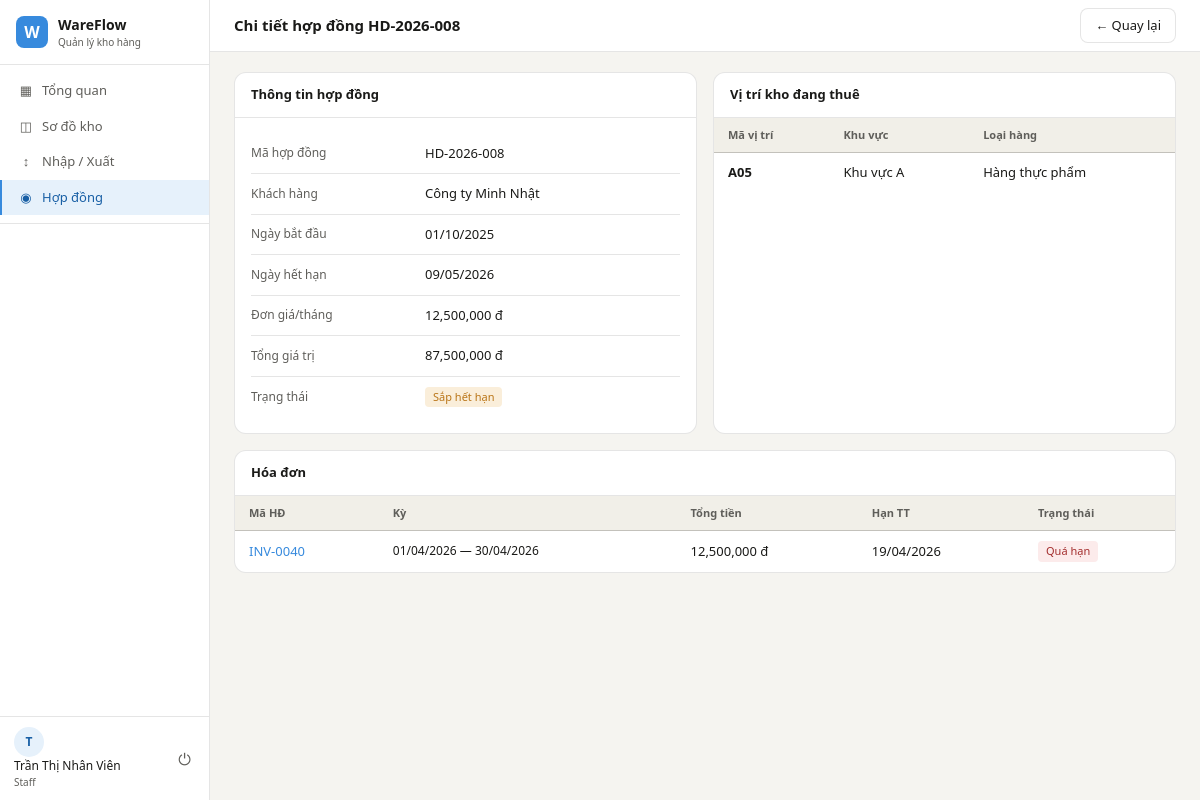
Screenshot of /contracts/2 (signed in) with the database file from the repository.
### app/models/__init__.py (models this page shows, shortened)
class User(UserMixin, db.Model):
    __tablename__ = 'users'
    id           = db.Column(db.Integer, primary_key=True)
    username     = db.Column(db.String(80), unique=True, nullable=False)
    email        = db.Column(db.String(120), unique=True, nullable=False)
    password_hash = db.Column(db.String(256), nullable=False)
    full_name    = db.Column(db.String(150))
    phone        = db.Column(db.String(20))
    role         = db.Column(db.String(20), default=UserRole.STAFF.value)
    is_active    = db.Column(db.Boolean, default=True)
    created_at   = db.Column(db.DateTime, default=datetime.utcnow)
    def is_admin(self):
        return self.role == UserRole.ADMIN.value

class Contract(db.Model):
    __tablename__ = 'contracts'
    id            = db.Column(db.Integer, primary_key=True)
    code          = db.Column(db.String(30), unique=True)  # HD-2026-001
    customer_id   = db.Column(db.Integer, db.ForeignKey('customers.id'), nullable=False)
    start_date    = db.Column(db.Date, nullable=False)
    end_date      = db.Column(db.Date, nullable=False)
    monthly_rate  = db.Column(db.Float, nullable=False)   # Đơn giá/tháng (VNĐ)
    total_value   = db.Column(db.Float)                   # Tổng giá trị HĐ
    status        = db.Column(db.String(20), default=ContractStatus.ACTIVE.value)
    notes         = db.Column(db.Text)
    created_by    = db.Column(db.Integer, db.ForeignKey('users.id'))
    created_at    = db.Column(db.DateTime, default=datetime.utcnow)
    slots         = db.relationship('ContractSlot', backref='contract',
                                    lazy='dynamic', cascade='all, delete-orphan')
    services      = db.relationship('ContractService', backref='contract',
                                    lazy='dynamic', cascade='all, delete-orphan')
    invoices      = db.relationship('Invoice', backref='contract', lazy='dynamic')
    @property
    def days_until_expiry(self):
        delta = self.end_date - date.today()
        return delta.days
    def update_status(self):
        today = date.today()
        if self.end_date < today:
            self.status = ContractStatus.EXPIRED.value
        elif self.days_until_expiry <= 30:
            self.status = ContractStatus.EXPIRING.value
        else:
            self.status = ContractStatus.ACTIVE.value

class Customer(db.Model):
    __tablename__ = 'customers'
    id           = db.Column(db.Integer, primary_key=True)
    code         = db.Column(db.String(20), unique=True)   # KH-001
    name         = db.Column(db.String(150), nullable=False)
    tax_code     = db.Column(db.String(20))                # Mã số thuế
    address      = db.Column(db.String(250))
    contact_name = db.Column(db.String(100))
    phone        = db.Column(db.String(20))
    email        = db.Column(db.String(120))
    created_at   = db.Column(db.DateTime, default=datetime.utcnow)
    contracts    = db.relationship('Contract', backref='customer', lazy='dynamic')
    orders       = db.relationship('Order', backref='customer', lazy='dynamic')

class ContractSlot(db.Model):
    __tablename__ = 'contract_slots'
    id          = db.Column(db.Integer, primary_key=True)
    contract_id = db.Column(db.Integer, db.ForeignKey('contracts.id'), nullable=False)
    slot_id     = db.Column(db.Integer, db.ForeignKey('slots.id'), nullable=False)
    goods_type  = db.Column(db.String(100))   # Loại hàng hóa
    quantity    = db.Column(db.Integer)

class Slot(db.Model):
    __tablename__ = 'slots'
    id           = db.Column(db.Integer, primary_key=True)
    code         = db.Column(db.String(20), unique=True, nullable=False)  # 'A01', 'B03'
    zone_id      = db.Column(db.Integer, db.ForeignKey('zones.id'), nullable=False)
    row_number   = db.Column(db.Integer)          # Dãy kệ
    floor_number = db.Column(db.Integer)          # Tầng
    area_m2      = db.Column(db.Float, default=0)
    volume_m3    = db.Column(db.Float, default=0)
    max_weight_kg = db.Column(db.Float, default=0)
    status       = db.Column(db.String(20), default=SlotStatus.EMPTY.value)
    notes        = db.Column(db.Text)
    updated_at   = db.Column(db.DateTime, default=datetime.utcnow,
                             onupdate=datetime.utcnow)
    contract_slots = db.relationship('ContractSlot', backref='slot', lazy='dynamic')

class Zone(db.Model):
    __tablename__ = 'zones'
    id           = db.Column(db.Integer, primary_key=True)
    code         = db.Column(db.String(10), unique=True, nullable=False)  # 'A', 'B'
    name         = db.Column(db.String(100), nullable=False)               # 'Khu vực A'
    description  = db.Column(db.String(200))                               # 'Hàng khô'
    max_area_m2  = db.Column(db.Float, default=0)                         # Diện tích tối đa
    max_weight_kg = db.Column(db.Float, default=0)                        # Tải trọng tối đa
    created_at   = db.Column(db.DateTime, default=datetime.utcnow)
    slots = db.relationship('Slot', backref='zone', lazy='dynamic',
                            cascade='all, delete-orphan')

class Invoice(db.Model):
    __tablename__ = 'invoices'
    id           = db.Column(db.Integer, primary_key=True)
    code         = db.Column(db.String(20), unique=True)  # INV-0001
    contract_id  = db.Column(db.Integer, db.ForeignKey('contracts.id'), nullable=False)
    period_start = db.Column(db.Date, nullable=False)     # Kỳ từ ngày
    period_end   = db.Column(db.Date, nullable=False)     # Kỳ đến ngày
    base_amount  = db.Column(db.Float, default=0)         # Tiền thuê kho
    service_amount = db.Column(db.Float, default=0)       # Tiền dịch vụ
    total_amount = db.Column(db.Float, default=0)         # Tổng tiền
    due_date     = db.Column(db.Date)                     # Hạn thanh toán
    paid_date    = db.Column(db.Date)
    status       = db.Column(db.String(20), default=InvoiceStatus.UNPAID.value)
    notes        = db.Column(db.Text)
    created_at   = db.Column(db.DateTime, default=datetime.utcnow)
    payments     = db.relationship('Payment', backref='invoice', lazy='dynamic')

### app/routes/contracts.py (the view)
@contracts_bp.route('/<int:contract_id>')
@login_required
def detail(contract_id):
    contract = Contract.query.get_or_404(contract_id)
    contract.update_status()
    db.session.commit()
    return render_template('contracts/detail.html', contract=contract)

### app/templates/contracts/detail.html (shortened to what this page needs)
{% extends 'base.html' %}
{% block page_title %}Chi tiết hợp đồng {{ contract.code }}{% endblock %}
{% block topbar_actions %}
<a href="{{ url_for('contracts.index') }}" class="btn">← Quay lại</a>
{% endblock %}
{% block content %}
<div class="grid-2">
  <div class="panel">
    <div class="panel-header"><span class="panel-title">Thông tin hợp đồng</span></div>
    <div class="panel-body">
      <table style="width:100%">
        {% macro row(label, value) %}
        <tr>
          <td style="color:var(--text-muted);font-size:12px;padding:7px 0;width:160px">{{ label }}</td>
          <td style="font-size:13px">{{ value }}</td>
        </tr>
        {% endmacro %}
        {{ row('Mã hợp đồng', contract.code) }}
        {{ row('Khách hàng', contract.customer.name) }}
        {{ row('Ngày bắt đầu', contract.start_date.strftime('%d/%m/%Y')) }}
        {{ row('Ngày hết hạn', contract.end_date.strftime('%d/%m/%Y')) }}
        {{ row('Đơn giá/tháng', '{:,.0f} đ'.format(contract.monthly_rate)) }}
        {{ row('Tổng giá trị', '{:,.0f} đ'.format(contract.total_value or 0)) }}
        <tr>
          <td style="color:var(--text-muted);font-size:12px;padding:7px 0">Trạng thái</td>
          <td>
            <span class="badge
              {{ 'badge-success' if contract.status=='active'
                 else 'badge-warning' if contract.status=='expiring'
                 else 'badge-secondary' }}">
              {{ 'Đang hiệu lực' if contract.status=='active'
              else 'Sắp hết hạn' if contract.status=='expiring'
              else 'Đã hết hạn' }}
            </span>
          </td>
        </tr>
      </table>
    </div>
  </div>
  <div class="panel">
    <div class="panel-header"><span class="panel-title">Vị trí kho đang thuê</span></div>
    <div class="table-wrap">
      <table>
        <thead>
          <tr>
            <th>Mã vị trí</th>
            <th>Khu vực</th>
            <th>Loại hàng</th>
          </tr>
        </thead>
        <tbody>
          {% for cs in contract.slots %}
          <tr>
            <td><strong>{{ cs.slot.code }}</strong></td>
            <td>{{ cs.slot.zone.name }}</td>
            <td>{{ cs.goods_type or '—' }}</td>
          </tr>
          {% else %}
          <tr>
            <td colspan="3" style="text-align:center;padding:16px;color:var(--text-muted)">Chưa có vị trí</td>
          </tr>
          {% endfor %}
        </tbody>
      </table>
    </div>
  </div>
</div>
<div class="panel mt-16">
  <div class="panel-header">
    <span class="panel-title">Hóa đơn</span>
  </div>
  <div class="table-wrap">
    <table>
      <thead>
        <tr>
          <th>Mã HĐ</th>
          <th>Kỳ</th>
          <th>Tổng tiền</th>
          <th>Hạn TT</th>
          <th>Trạng thái</th>
        </tr>
      </thead>
      <tbody>
        {% for inv in contract.invoices %}
        <tr>
          <td><a href="{{ url_for('billing.detail', invoice_id=inv.id) }}" style="color:var(--blue)">{{ inv.code }}</a>
          </td>
          <td style="font-size:12px">{{ inv.period_start.strftime('%d/%m/%Y') }} — {{
            inv.period_end.strftime('%d/%m/%Y') }}</td>
          <td>{{ '{:,.0f}'.format(inv.total_amount) }} đ</td>
          <td>{{ inv.due_date.strftime('%d/%m/%Y') if inv.due_date else '—' }}</td>
          <td>
            <span class="badge
              {{ 'badge-success' if inv.status=='paid'
                 else 'badge-danger' if inv.status=='overdue'
                 else 'badge-warning' }}">
              {{ 'Đã TT' if inv.status=='paid' else 'Quá hạn' if inv.status=='overdue' else 'Còn nợ' }}
            </span>
          </td>
        </tr>
        {% else %}
        <tr>
          <td colspan="5" style="text-align:center;padding:16px;color:var(--text-muted)">Chưa có hóa đơn</td>
        </tr>
        {% endfor %}
      </tbody>
    </table>
  </div>
</div>
{% endblock %}

### app/templates/base.html (shortened to what this page needs)
<!DOCTYPE html>
<html lang="vi">
<head>
  <link rel="stylesheet" href="{{ url_for('static', filename='css/main.css') }}">
</head>
<body>
{% if current_user.is_authenticated %}
<div class="app-layout">
  <aside class="sidebar">
    <div class="sidebar-logo">
      <div class="logo-icon">W</div>
      <div>
        <div class="logo-name">WareFlow</div>
        <div class="logo-sub">Quản lý kho hàng</div>
      </div>
    </div>
    <nav class="sidebar-nav">
      <a href="{{ url_for('dashboard.index') }}"
         class="nav-item {% if request.endpoint == 'dashboard.index' %}active{% endif %}">
        <span class="nav-icon">▦</span> Tổng quan
      </a>
      <a href="{{ url_for('warehouse.index') }}"
         class="nav-item {% if 'warehouse' in request.endpoint %}active{% endif %}">
        <span class="nav-icon">◫</span> Sơ đồ kho
      </a>
      <a href="{{ url_for('logistics.index') }}"
         class="nav-item {% if 'logistics' in request.endpoint %}active{% endif %}">
        <span class="nav-icon">↕</span> Nhập / Xuất
      </a>
      <a href="{{ url_for('contracts.index') }}"
         class="nav-item {% if 'contracts' in request.endpoint %}active{% endif %}">
        <span class="nav-icon">◉</span> Hợp đồng
      </a>
      <div class="nav-divider"></div>
    </nav>
    <div class="sidebar-footer">
      <div class="user-info">
        <div class="user-avatar">{{ current_user.full_name[0] if current_user.full_name else current_user.username[0] }}</div>
        <div>
          <div class="user-name">{{ current_user.full_name or current_user.username }}</div>
          <div class="user-role">{{ current_user.role | capitalize }}</div>
        </div>
      </div>
      <a href="{{ url_for('auth.logout') }}" class="logout-btn" title="Đăng xuất">⏻</a>
    </div>
  </aside>
  <div class="main-content">
    <header class="topbar">
      <h1 class="page-title">{% block page_title %}{% endblock %}</h1>
      <div class="topbar-actions">{% block topbar_actions %}{% endblock %}</div>
    </header>
    <div class="content-body">
      {% block content %}{% endblock %}
    </div>
  </div>
</div>
{% else %}
  {% block auth_content %}{% endblock %}
{% endif %}
</body>
</html>

### rows the page displays
User: full_name "T", full_name "Trần Thị Nhân Viên", role "Staff"
Contract: code "HD-2026-008", status "Sắp hết hạn"
Customer: name "Công ty Minh Nhật"
ContractSlot: slot.code "A05", slot.zone.name "Khu vực A", goods_type "Hàng thực phẩm"
Invoice: code "INV-0040", period_start "01/04/2026", period_end "30/04/2026", total_amount "12,500,000", due_date "19/04/2026", status "Quá hạn"

### other values shown
{{ label }} "Mã hợp đồng Khách hàng Ngày bắt đầu Ngày hết hạn Đơn giá/tháng Tổng giá trị"
{{ value }} "01/10/2025 09/05/2026 12,500,000 đ 87,500,000 đ"
